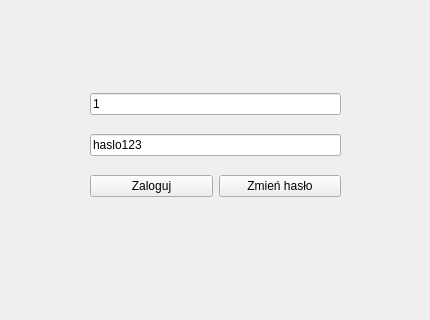
<?xml version="1.0" encoding="UTF-8"?>
<ui version="4.0">
 <class>LoginWidget</class>
 <widget class="QWidget" name="LoginWidget">
  <property name="geometry">
   <rect>
    <x>0</x>
    <y>0</y>
    <width>430</width>
    <height>320</height>
   </rect>
  </property>
  <property name="windowTitle">
   <string>Form</string>
  </property>
  <widget class="QWidget" name="verticalLayoutWidget">
   <property name="geometry">
    <rect>
     <x>90</x>
     <y>80</y>
     <width>251</width>
     <height>131</height>
    </rect>
   </property>
   <layout class="QVBoxLayout" name="verticalLayout">
    <item>
     <widget class="QLineEdit" name="lineEditUserLogin">
      <property name="text">
       <string>1</string>
      </property>
     </widget>
    </item>
    <item>
     <widget class="QLineEdit" name="lineEditUserPassword">
      <property name="text">
       <string>haslo123</string>
      </property>
     </widget>
    </item>
    <item>
     <layout class="QHBoxLayout" name="horizontalLayout">
      <item>
       <widget class="QPushButton" name="pushButtonLogin">
        <property name="text">
         <string>Zaloguj</string>
        </property>
       </widget>
      </item>
      <item>
       <widget class="QPushButton" name="pushButtonChangePassword">
        <property name="text">
         <string>Zmień hasło</string>
        </property>
       </widget>
      </item>
     </layout>
    </item>
   </layout>
  </widget>
 </widget>
 <resources/>
 <connections/>
</ui>
